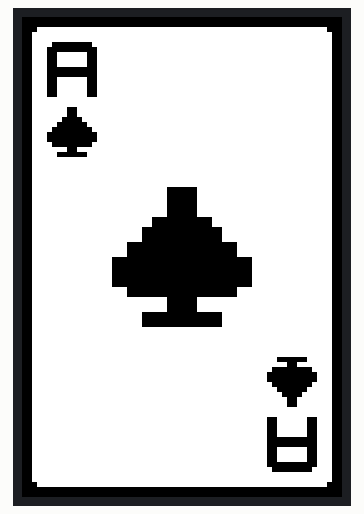
This program was run on a simulated ESP32. Shown: 320×480 colour display.

Above: at 0.5 s.
At 5.2 s:
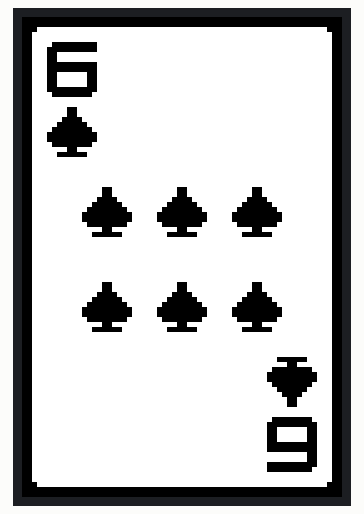
At 10.2 s:
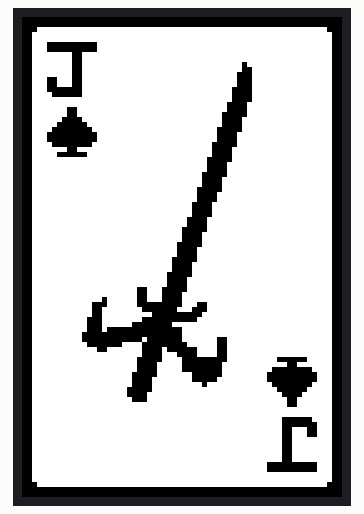
At 19.2 s:
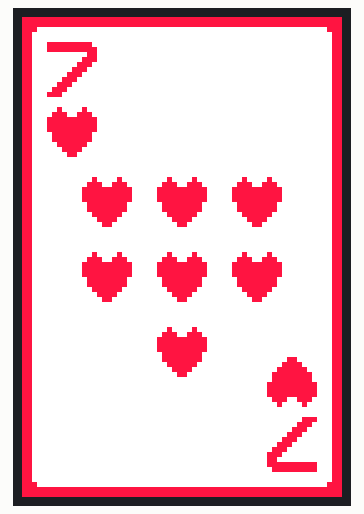
At 38.2 s:
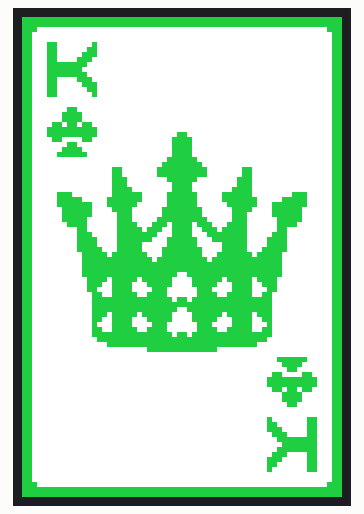
At 39.2 s:
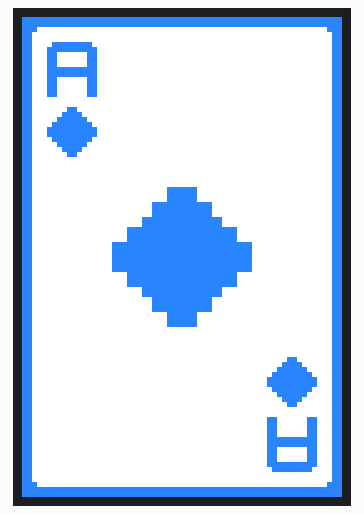

The program:

main.cpp
```cpp
#include <Arduino.h>
#include <TFT_eSPI.h> // Hardware-specific library
#include "deck.h"

TFT_eSPI tft = TFT_eSPI();

// --- HELPER: SCALED DRAWING (For Giant Cards) ---
// Draws an image but makes it 'scale' times bigger
void drawScaledImage(const uint16_t *data) {
  int w = 64;  // Width of the original image
  int h = 96;  // Height of the original image
  int scale = 5; // Scale factor
  for (int row = 0; row < h; row++) {
    for (int col = 0; col < w; col++) {
      // 1. Get the color from the array
      // Note: Some converters use uint8_t (bytes), so we might need to combine them.
      // If your array is 'uint16_t', use this:
      uint16_t color = data[row * w + col];

      // 2. Draw a big square instead of a single dot
      tft.fillRect((col * scale), (row * scale), 5, 5, color);
    }
  }
}

void setup() {
  Serial.begin(115200);
  tft.init();
  tft.setRotation(2);
  tft.fillScreen(0x000);
  tft.setSwapBytes(true);
  drawScaledImage(deck[0]);
}

void loop() {
  static unsigned long lastSwitch = 0;
  static int currentCard = 0;

  if (millis() - lastSwitch >= 1000) {
    lastSwitch = millis();
    currentCard = (currentCard + 1) % 53; // Assuming 52 cards + 1 back
    if (currentCard == 52) {
      drawScaledImage(Backside);
    } else {
    drawScaledImage(deck[currentCard]);
    }
  }
}
```

deck.h
```cpp
#ifndef DECK_H
#define DECK_H

#include <Arduino.h>

// ==========================================
// 1. INCLUDE ALL 52 CARD FILES
// ==========================================
// Assumes filenames are like "AceSpades.h"

// --- SPADES ---
#include "cards/AceSpades.h"
#include "cards/TwoSpades.h"
#include "cards/ThreeSpades.h"
#include "cards/FourSpades.h"
#include "cards/FiveSpades.h"
#include "cards/SixSpades.h"
#include "cards/SevenSpades.h"
#include "cards/EightSpades.h"
#include "cards/NineSpades.h"
#include "cards/TenSpades.h"
#include "cards/JackSpades.h"
#include "cards/QueenSpades.h"
#include "cards/KingSpades.h"

// --- HEARTS ---
#include "cards/AceHearts.h"
#include "cards/TwoHearts.h"
#include "cards/ThreeHearts.h"
#include "cards/FourHearts.h"
#include "cards/FiveHearts.h"
#include "cards/SixHearts.h"
#include "cards/SevenHearts.h"
#include "cards/EightHearts.h"
#include "cards/NineHearts.h"
#include "cards/TenHearts.h"
#include "cards/JackHearts.h"
#include "cards/QueenHearts.h"
#include "cards/KingHearts.h"

// --- CLUBS ---
#include "cards/AceClubs.h"
#include "cards/TwoClubs.h"
#include "cards/ThreeClubs.h"
#include "cards/FourClubs.h"
#include "cards/FiveClubs.h"
#include "cards/SixClubs.h"
#include "cards/SevenClubs.h"
#include "cards/EightClubs.h"
#include "cards/NineClubs.h"
#include "cards/TenClubs.h"
#include "cards/JackClubs.h"
#include "cards/QueenClubs.h"
#include "cards/KingClubs.h"

// --- DIAMONDS ---
#include "cards/AceDiamonds.h"
#include "cards/TwoDiamonds.h"
#include "cards/ThreeDiamonds.h"
#include "cards/FourDiamonds.h"
#include "cards/FiveDiamonds.h"
#include "cards/SixDiamonds.h"
#include "cards/SevenDiamonds.h"
#include "cards/EightDiamonds.h"
#include "cards/NineDiamonds.h"
#include "cards/TenDiamonds.h"
#include "cards/JackDiamonds.h"
#include "cards/QueenDiamonds.h"
#include "cards/KingDiamonds.h"

// --- BACKSIDE ---
#include "cards/Backside.h"

// ==========================================
// 2. THE MASTER DECK ARRAY
// ==========================================
// Uses PascalCase variable names (e.g. AceSpades)

const uint16_t* deck[52] = {
    // Spades (0-12)
    AceSpades, TwoSpades, ThreeSpades, FourSpades, FiveSpades,
    SixSpades, SevenSpades, EightSpades, NineSpades, TenSpades,
    JackSpades, QueenSpades, KingSpades,

    // Hearts (13-25)
    AceHearts, TwoHearts, ThreeHearts, FourHearts, FiveHearts,
    SixHearts, SevenHearts, EightHearts, NineHearts, TenHearts,
    JackHearts, QueenHearts, KingHearts,

    // Clubs (26-38)
    AceClubs, TwoClubs, ThreeClubs, FourClubs, FiveClubs,
    SixClubs, SevenClubs, EightClubs, NineClubs, TenClubs,
    JackClubs, QueenClubs, KingClubs,

    // Diamonds (39-51)
    AceDiamonds, TwoDiamonds, ThreeDiamonds, FourDiamonds, FiveDiamonds,
    SixDiamonds, SevenDiamonds, EightDiamonds, NineDiamonds, TenDiamonds,
    JackDiamonds, QueenDiamonds, KingDiamonds

    // Note: Backside is not included in the main deck
};

#endif
```

Source omitted: AceClubs.h (data table, 49577 bytes), AceDiamonds.h (data table, 49586 bytes), AceHearts.h (data table, 49580 bytes), AceSpades.h (data table, 49580 bytes), Backside.h (data table, 49577 bytes), EightClubs.h (data table, 49583 bytes), ightDiamonds.h (data table, 49592 bytes), EightHearts.h (data table, 49586 bytes), EightSpades.h (data table, 49586 bytes), FiveClubs.h (data table, 49580 bytes), FiveDiamonds.h (data table, 49589 bytes), FiveHearts.h (data table, 49583 bytes) and 41 more

Measured:
- what the display in image 1 shows lasts 1.0 s, from 5.2 s to 6.2 s
